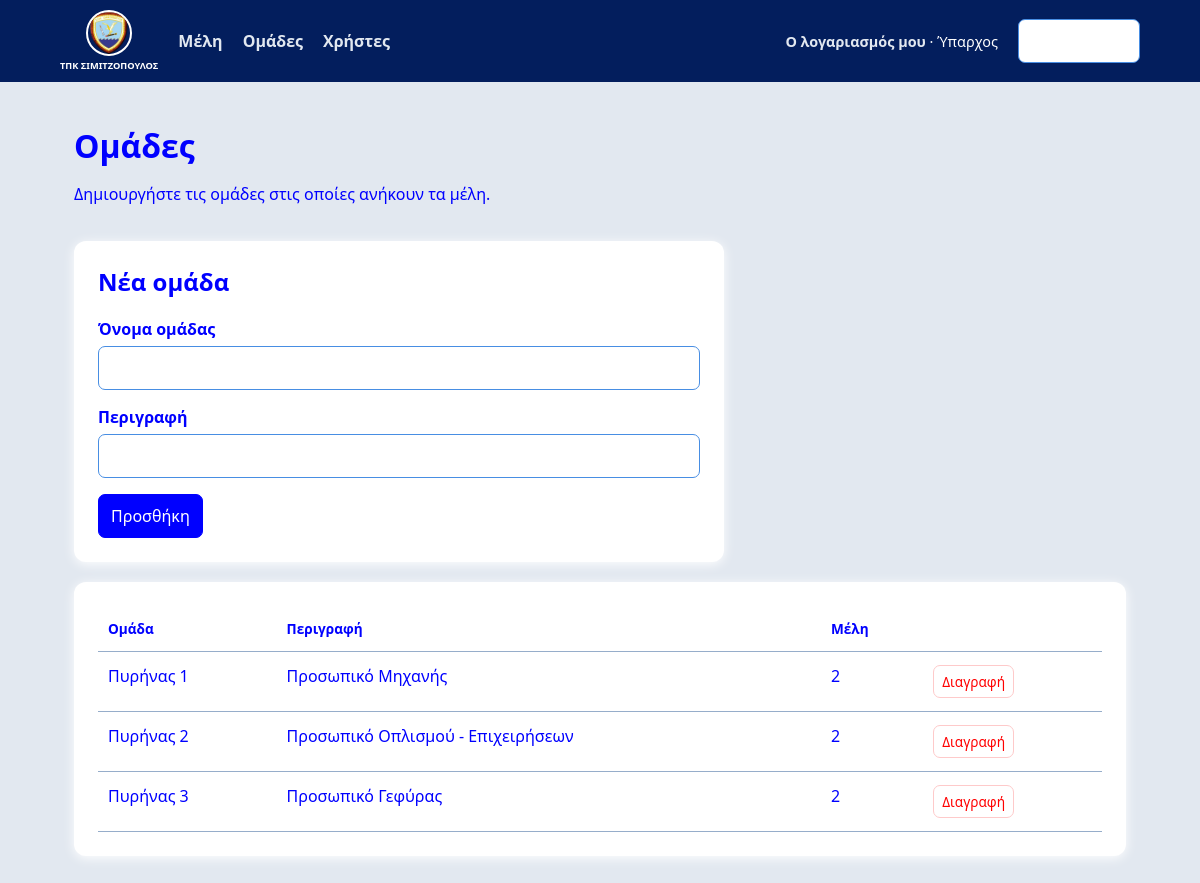
/groups/ (signed in), run on the app's committed database.
### app/infrastructure/models.py (models this page shows, shortened)
class UserModel(UserMixin, db.Model):
    __tablename__ = "users"
    id = db.Column(db.Integer, primary_key=True)
    username = db.Column(db.String(80), unique=True, nullable=False, index=True)
    password_hash = db.Column(db.String(255), nullable=False)
    role = db.Column(db.String(20), nullable=False, default="viewer")

class GroupModel(db.Model):
    __tablename__ = "groups"
    id = db.Column(db.Integer, primary_key=True)
    name = db.Column(db.String(100), unique=True, nullable=False)
    description = db.Column(db.String(250), nullable=True)
    members = db.relationship("MemberModel", back_populates="group", lazy="select")

### app/controllers/group_controller.py (the view)
@groups_bp.route("/", methods=["GET", "POST"])
@roles_required("admin")
def index():
    service = OrganizationService()
    if request.method == "POST":
        try: service.create_group(request.form.get("name", ""), request.form.get("description", "")); flash("Η ομάδα προστέθηκε.", "success")
        except ValueError as error: flash(str(error), "error")
        return redirect(url_for("groups.index"))
    return render_template("groups.html", groups=service.list_groups())

### app/__init__.py (called while the page is built)
@login_manager.user_loader
def load_user(user_id: str):
    return db.session.get(UserModel, int(user_id))

### app/controllers/security.py (called while the page is built)
def roles_required(*roles):
    def decorator(view):
        @wraps(view)
        def wrapped(*args, **kwargs):
            if not current_user.is_authenticated or current_user.role not in roles:
                abort(403)
            return view(*args, **kwargs)
        return wrapped
    return decorator

### app/repositories/repositories.py (called while the page is built)
    def all(self):
        return GroupModel.query.order_by(GroupModel.name).all()

### app/services/organization_service.py (called while the page is built)
    def list_groups(self):
        return self.groups.all()

### app/templates/groups.html
{% extends 'base.html' %}{% block content %}
<div class="heading">
    <div><h1>Ομάδες</h1>
        <p>Δημιουργήστε τις ομάδες στις οποίες ανήκουν τα μέλη.</p>
    </div>
</div>
<section class="card form-card">
    <h2>Νέα ομάδα</h2>
        <form method="post">
            <label>Όνομα ομάδας<input name="name" required></label>
            <label>Περιγραφή<input name="description"></label>
            <button class="primary">Προσθήκη</button>
        </form>
</section>
<section class="card">
    <table>
        <thead>
            <tr>
                <th>Ομάδα</th>
                <th>Περιγραφή</th>
                <th>Μέλη</th>
                <th></th>
            </tr>
        </thead>
            <tbody>{% for group in groups %}
                <tr>
                    <td>{{ group.name }}</td>
                    <td>{{ group.description or '—' }}</td>
                    <td>{{ group.members|length }}</td>
                    <td>
                        <form method="post" action="{{ url_for('groups.delete', group_id=group.id) }}">
                        <button class="danger" onclick="return confirm('Να διαγραφεί η ομάδα;')">Διαγραφή
                        </button>
                        </form>
                    </td>
                </tr>{% else %}
                <tr>
                    <td colspan="4">Δεν υπάρχουν ομάδες.
                    </td>
                </tr>{% endfor %}
            </tbody>
    </table>
</section>
{% endblock %}

### app/templates/base.html (shortened to what this page needs)
<!doctype html>
<html lang="el">
    <head>
        <link rel="stylesheet" href="{{ url_for('static', filename='style.css') }}">
    </head>
    <body>{% if current_user.is_authenticated %}
        <nav>
            <div class="ship-identity">
                <img class="nav-logo" src="{{ url_for('static', filename='ship-crest.png') }}" alt="Θυρεός πλοίου">
                <span>ΤΠΚ ΣΙΜΙΤΖΟΠΟΥΛΟΣ
                </span>
            </div>
            <a href="{{ url_for('members.index') }}">Μέλη</a>
            {% if current_user.role == 'admin' %}
            <a href="{{ url_for('groups.index') }}">Ομάδες</a>
            <a href="{{ url_for('users.index') }}">Χρήστες</a>
            {% endif %}
            <span>
                <a class="profile-link" href="{{ url_for('users.profile') }}">Ο λογαριασμός μου</a>
                 · {{ current_user.username }}
            </span>
            <form action="{{ url_for('auth.logout') }}" method="post">
                <button>Αποσύνδεση</button>
            </form>
        </nav>{% endif %}
        <main>
            {% block content %}
            {% endblock %}
        </main>
    </body>
</html>

### app/static/style.css (style rules this page uses)
:root { font-family:system-ui,sans-serif; color:#0000ff; background:#e2e8f0 }
* { box-sizing:border-box }
body { margin:0 }
nav { background:#031e5d; color:#fff; padding:10px max(5vw,24px); display:flex; gap:20px; align-items:center }
.nav-logo { width:46px; height:46px; object-fit:cover; border-radius:50%; border:2px solid #ffffff }
.ship-identity { display:flex; flex-direction:column; align-items:center; gap:3px; flex-shrink:0 }
.ship-identity span { margin-left:0; font-size:.58rem; font-weight:700; white-space:nowrap; color:#ffffff }
nav a { color:#e2e8f0; text-decoration:none; font-weight:600 }
nav span { margin-left:auto; font-size:.9rem }
nav form { margin:0 }
main { max-width:1100px; margin:42px auto; padding:0 24px }
.card { background:#fff; border-radius:12px; padding:24px; box-shadow:0 2px 12px #fff; margin:20px 0 }
.heading { display:flex; align-items:center; justify-content:space-between; gap:20px }
h1 { margin:0; font-size:2rem }
h2 { margin-top:0 }
p { color:#0000ff }
form { display:grid;gap:16px }
label { display:grid; gap:6px; font-weight:600 }
input,select,button,.button { font:inherit; padding:10px 12px; border:1px solid #488ee3; border-radius:7px; background:#fff }
button,.button { cursor:pointer; text-decoration:none; color:#fff; width:max-content }
.primary { background:#0000ff; color:#fff; border-color:#0000ff }
.danger { color:#ff0000; border-color:#fecaca; font-size:.85rem; padding:6px 8px }
.form-card { max-width:650px }
table { width:100%; border-collapse:collapse }
th,td { text-align:left; padding:13px 10px; border-bottom:1px solid #96adca; vertical-align:top }
th { color:#0000ff; font-size:.85rem }

### data on the page
UserModel: username "Ύπαρχος"
GroupModel: name "Πυρήνας 1", description "Προσωπικό Μηχανής", members|length "2"
GroupModel: name "Πυρήνας 2", description "Προσωπικό Οπλισμού - Επιχειρήσεων", members|length "2"
GroupModel: name "Πυρήνας 3", description "Προσωπικό Γεφύρας", members|length "2"
